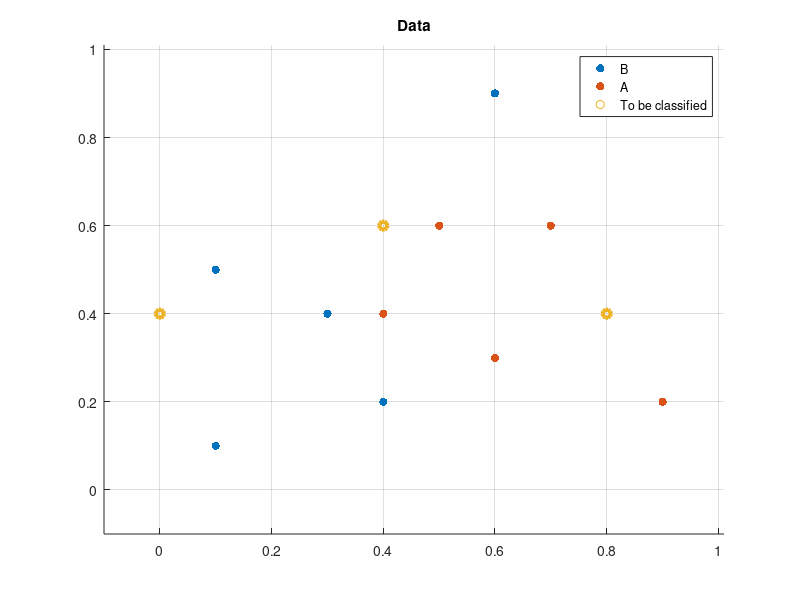

MATLAB code to generate this figure: (Note: this script raises an error after producing the figure.)
clearvars, close all;
% proj3 problem3; Fusar, Galimberti

% input data
x1 = [0.1,0.3,0.1,0.6,0.4,0.6,0.5,0.9,0.4,0.7];
x2 = [0.1,0.4,0.5,0.9,0.2,0.3,0.6,0.2,0.4,0.6];
label = [ones(1,5), zeros(1,5)];        % labels for training data

% plot training data
% we plot Class 1 (label 1) as blue circles and Class 0 as red circles
figure;
P_train = [x1; x2];
scatter(P_train(1, label==1), P_train(2, label==1), 'bo', 'filled','LineWidth',3);
hold on;
scatter(P_train(1, label==0), P_train(2, label==0), 'ro', 'filled','LineWidth',3);

% data to be predicted
P_test = [0.8 0 0.4;
          0.4 0.4 0.6];
scatter(P_test(1,:), P_test(2,:), 'k*','LineWidth',3);
legend("B","A","To be classified")
grid on
axis([-0.1 1.01 -0.1 1.01]);
title('Data');

% data feeding to the model
X = [x1; x2];                       % input data
label = [ones(1,5) zeros(1,5); zeros(1,5) ones(1,5)];
Y = label;                          % input Labels
samples_number = size(X, 2);        % number of samples
input_layer_size = size(X, 1);      % number of features (dimensions)
num_labels = size(Y, 1);            % number of labels

% construction of the fully connected net
layer_sizes = [input_layer_size, 2, 3, num_labels];
bias = cell(1, length(layer_sizes));                % initialize bias cell array
for i = 2:length(layer_sizes)
    bias{i} = randn(layer_sizes(i), 1);             % bias initialization
end
initial_weights = cell(1, length(layer_sizes)-1);   % initialize weights cell array
for i = 1:(length(layer_sizes)-1)
    initial_weights{i} = randInitializeWeights(layer_sizes(i), layer_sizes(i+1));
end

% training parameters
alfa = 5e-2;
maxIter = 1000000;
batch_size=1;
batch_accuracy_size=10;     % determines size of input on which compute the accuracy after i steps,
                            % necessary for bigger input data sizes
                            
% visualization and training process
loss = [];
count = [];
precisionT = [];
weights = initial_weights;
figure;
ax1 = subplot(2,1,1); ax1.YGrid = "on"; ax1.XGrid = "on";
ax2 = subplot(2,1,2); ax2.YGrid = "on"; ax2.XGrid = "on";
tic;
true_labels = Y';
for i = 1:maxIter
    randomIndices = randperm(samples_number, batch_size);
    [J, weights] = train(weights, bias, layer_sizes, X(:,randomIndices), Y(:,randomIndices), alfa);
    if mod(i,25000) == 0
        loss = [loss; J];
        count = [count; i];
        plot(ax1, count, loss, 'LineWidth', 2); ax1.YGrid = "on"; ax1.XGrid = "on";
        title(ax1, 'Loss Evolution');
        xlabel(ax1, 'Iterations');
        ylabel(ax1, 'Loss function');

        % precision calculation 
        randomIndices = randperm(samples_number, batch_accuracy_size);
        pred = predict(weights, bias, X(:,randomIndices), layer_sizes);
        true_labels = Y(:,randomIndices)'
        difference = pred - true_labels;
        difference = pred - true_labels;
        norm2_per_row = sqrt(sum(difference.^2, 2));
        precision = mean(norm2_per_row);
        precisionT = [precisionT; 1-precision];
        plot(ax2, count, precisionT, 'LineWidth', 2); ax2.YGrid = "on"; ax2.XGrid = "on";
        title(ax2, 'Accuracy Evolution');
        xlabel(ax2, 'Iterations');
        ylabel(ax2, 'Accuracy');
        display(pred);
        disp(['Iteration #: ' num2str(i) ' / ' num2str(maxIter) ' | Loss J: ' num2str(J) ' | Accuracy: ' num2str(1-precision)]);
        drawnow();
    end
end
finT = toc;
disp(['Time spent on training the net: ' num2str(finT) ' seconds']);

% Prediction Plane Display
N = 100;
[x, y] = meshgrid(linspace(0, 1, N), linspace(0, 1, N));
P = [x(:)'; y(:)'];         % P is now a matrix where each column is a point [x;y]
plane_prediction = predict_label(weights, bias, P, layer_sizes);
figure
scatter(P(1, plane_prediction(1, :) == 1), P(2, plane_prediction(1, :) == 1), 'bo', 'filled', 'LineWidth', 0.0000001);
hold on;
scatter(P(1, plane_prediction(1, :) == 0), P(2, plane_prediction(1, :) == 0), 'ro', 'filled', 'LineWidth', 0.0000001);
scatter(P_test(1,:), P_test(2,:), 'k*','LineWidth',3);
title('Predictions on 100x100 Grid');       % corrected grid size in title
xlabel('X');
ylabel('Y');
legend('Class B', 'Class A', 'To be Classified');
hold off;

% comparison for varying alpha
maxIter = 100000;

true_labels=Y';
layer_sizes = [input_layer_size, 2, 3, num_labels];
bias1 = cell(1, length(layer_sizes));                % initialize bias cell array
bias2 = cell(1, length(layer_sizes));
bias3 = cell(1, length(layer_sizes));
loss1 = []; loss2 = []; loss3 = [];
count1 = []; count2 = []; count3 = [];
precisionT1 = []; precisionT2 = []; precisionT3 = [];
for i = 2:length(layer_sizes)
    bias1{i} = randn(layer_sizes(i), 1);             % bias initialization
    bias2{i} = randn(layer_sizes(i), 1);
    bias3{i} = randn(layer_sizes(i), 1);
end
initial_weights1 = cell(1, length(layer_sizes)-1);   % initialize weights cell array
initial_weights2 = cell(1, length(layer_sizes)-1);
initial_weights3 = cell(1, length(layer_sizes)-1);
for i = 1:(length(layer_sizes)-1)
    weights1{i} = randInitializeWeights(layer_sizes(i), layer_sizes(i+1));
    weights2{i} = randInitializeWeights(layer_sizes(i), layer_sizes(i+1));
    weights3{i} = randInitializeWeights(layer_sizes(i), layer_sizes(i+1));
end

for i = 1:maxIter
    randomIndices = randperm(samples_number, batch_size);
    [J1, weights1] = train(weights1, bias1, layer_sizes, X(:,randomIndices), Y(:,randomIndices), alfa/20);
    [J2, weights2] = train(weights2, bias2, layer_sizes, X(:,randomIndices), Y(:,randomIndices), alfa);
    [J3, weights3] = train(weights3, bias3, layer_sizes, X(:,randomIndices), Y(:,randomIndices), alfa*20);
    
    if mod(i,25) == 0
        loss1 = [loss1; J1]; loss2 = [loss2; J2]; loss3 = [loss3; J3];
        count1 = [count1; i]; count2 = [count2; i]; count3 = [count3; i];
        plot(ax1, count, loss, 'LineWidth', 2); ax1.YGrid = "on"; ax1.XGrid = "on";
        title(ax1, 'Loss Evolution');
        xlabel(ax1, 'Iterations');
        ylabel(ax1, 'Loss function');

        % precision calculation
        pred1 = predict(weights1, bias1, X, layer_sizes);
        pred2 = predict(weights2, bias2, X, layer_sizes);
        pred3 = predict(weights3, bias3, X, layer_sizes);
        difference1 = pred1 - true_labels;
        difference2 = pred2 - true_labels;
        difference3 = pred3 - true_labels;
        norm2_per_row1 = sqrt(sum(difference1.^2, 2));
        norm2_per_row2 = sqrt(sum(difference2.^2, 2));
        norm2_per_row3 = sqrt(sum(difference3.^2, 2));
        precision1 = mean(norm2_per_row1);
        precision2 = mean(norm2_per_row2);
        precision3 = mean(norm2_per_row3);
        precisionT1 = [precisionT1; 1-precision1];
        precisionT2 = [precisionT2; 1-precision2];
        precisionT3 = [precisionT3; 1-precision3];
    end
end

figure
subplot(1,3,1)
plot( count1, precisionT1, 'LineWidth', 2); ax2.YGrid = "on"; ax2.XGrid = "on";
title(ax2, 'Accuracy Evolution');
xlabel(ax2, 'Iterations');
ylabel(ax2, 'Accuracy');
title('alpha1=alpha/20');
subplot(1,3,2)
plot( count2, precisionT2, 'LineWidth', 2); ax2.YGrid = "on"; ax2.XGrid = "on";
title(ax2, 'Accuracy Evolution');
xlabel(ax2, 'Iterations');
ylabel(ax2, 'Accuracy');
title('alpha2=alpha');
subplot(1,3,3)
plot( count3, precisionT3, 'LineWidth', 2); ax2.YGrid = "on"; ax2.XGrid = "on";
title(ax2, 'Accuracy Evolution');
xlabel(ax2, 'Iterations');
ylabel(ax2, 'Accuracy');
title('alpha3=alpha*20');

load('weights.mat', 'weights');
load('bias.mat', 'bias');
xt1=[0.8; 0.4];         % expecting category B
xt2=[0; 0.4];           % expenting category A
xt3=[0.4; 0.6]; 
xt4=[0.444; 0.6];       % uncertain case
v=[xt1 xt2 xt3 xt4];
prediction=predict(weights,bias,v,layer_sizes);
display(prediction);

% function
function [J, weights] = train(weights, bias, layer_sizes, X, Y, alpha)

% initialize variables
m = size(X, 2);     % number of training examples
num_layers = length(layer_sizes);
J = 0;              % cost function

% loop over all examples for SGD
for i = 1:m
    % forward propagation
    a = cell(num_layers, 1);        % activations
    z = cell(num_layers-1, 1);      % weighted inputs

    % input layer
    a{1} = X(:, i);
    
    % forward pass
    for layer = 2:num_layers
        z{layer-1} = weights{layer-1} * a{layer-1} + bias{layer};
        a{layer} = sigmoid(z{layer-1});
    end
 
    % compute cost using MSE
    J = J + 0.5 * sum((a{end} - Y(:, i)).^2); % Accumulate squared error
    
    % backpropagation
    delta = cell(num_layers, 1);
    delta{end} = a{end} - Y(:, i);

    for layer = (num_layers-1):-1:2
        delta{layer} = (weights{layer}' * delta{layer+1}) .* sigmoidGradient(z{layer-1});
    end
    
    % gradient descent step for weights and biases
    for layer = 1:(num_layers-1)
        weights{layer} = weights{layer} - alpha * (delta{layer+1} * a{layer}') / m;
        bias{layer+1} = bias{layer+1} - alpha * mean(delta{layer+1}, 2);
    end
end

J = J / m;

end

% helper functions
function g = sigmoid(z)

g = 1.0 ./ (1.0 + exp(-z));

end

function g = sigmoidGradient(z)

g = sigmoid(z) .* (1 - sigmoid(z));

end

function W = randInitializeWeights(L_in, L_out)

epsilon_init = sqrt(6) / sqrt(L_in + L_out);
W = rand(L_out, L_in) * 2 * epsilon_init - epsilon_init;

end

function pred = predict(weights, bias, X, layer_sizes)

m = size(X, 2);
a = X;
    
for layer = 2:length(layer_sizes)
    z = weights{layer-1} * a + bias{layer};
    a = sigmoid(z);
end
pred = a';

end

function pred = predict_label(weights, bias, X, layer_sizes)

m = size(X, 2);         % number of samples
a = X;
    
for layer = 2:length(layer_sizes)
    z = weights{layer-1} * a + bias{layer};
    a = sigmoid(z);
end

% 'a' now contains the activations of the last layer for each sample
% convert the activations to predictions in 2D format
pred = zeros(layer_sizes(end), m);      % initialize prediction matrix

% for each sample, set the class with highest activation to 1
for i = 1:m
    [~, max_index] = max(a(:,i));       % find index of max activation for this sample
    pred(max_index, i) = 1;
end

end
